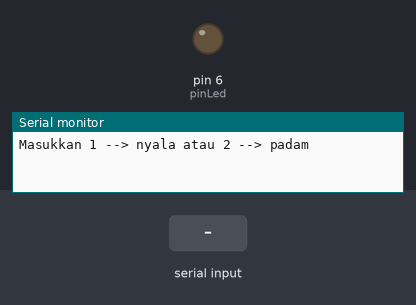
Simulated run of this sketch. Board: Arduino Uno, built with avr-gcc and run on an emulated ATmega328P. Shown: output pins drawn as LEDs (lit = HIGH), the last lines printed to the serial monitor. The test bench sets the inputs (shaded band).

Above: at 1.2 s.
1.3 s: "1\n" received over Serial
At 2.0 s:
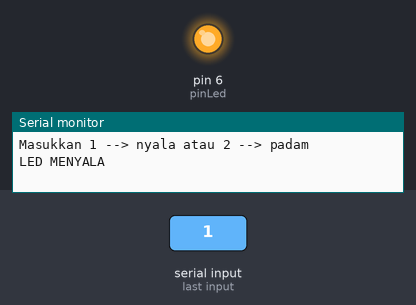
2.8 s: "2\n" received over Serial
At 3.2 s:
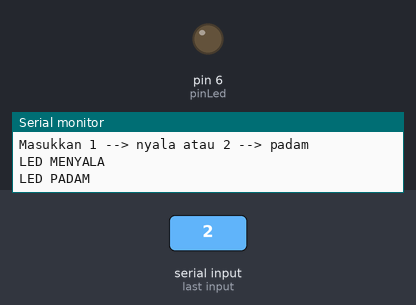
Timing chart, 0 to 5.8 s (numbered marks = the images above; inputs shaded):
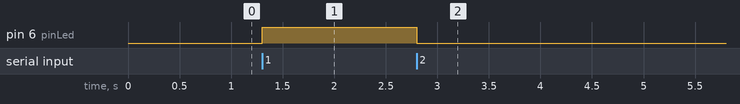

Measured:
- after the input at 1.3 s, pin 6 (pinLed): LOW → HIGH at once
- after the input at 2.8 s, pin 6 (pinLed): HIGH → LOW at once

The sketch:

sketch_sep24b.ino
```cpp
// Menayalakan LED dengan memberi perintah pada terminal
// Perkenalan kondisi if else

int pinLed=6;

void setup() {
// put your setup code here, to run once:
  pinMode(pinLed, OUTPUT);
  Serial.begin(9600);
  Serial.println("Masukkan 1 --> nyala atau 2 --> padam");
}

void loop() {
 // put your main code here, to run repeatedly:
  if(Serial.available()){
    int kondisi=Serial.parseInt();

    if(kondisi==1){
      digitalWrite(pinLed,HIGH);
      Serial.println("LED MENYALA");
    }

    if(kondisi==2){
      digitalWrite(pinLed,LOW);
      Serial.println("LED PADAM");
    }
  }
}
```
